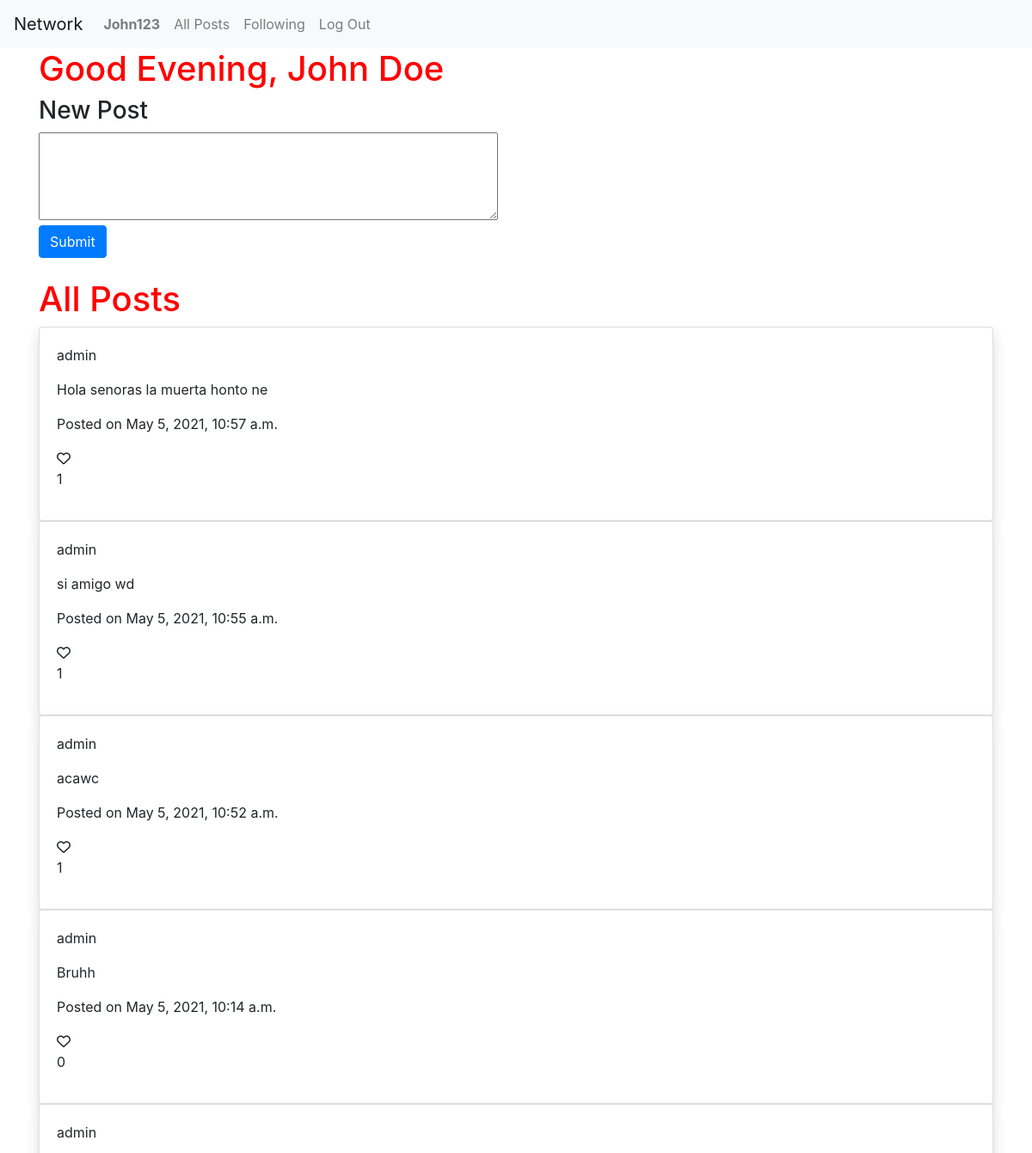
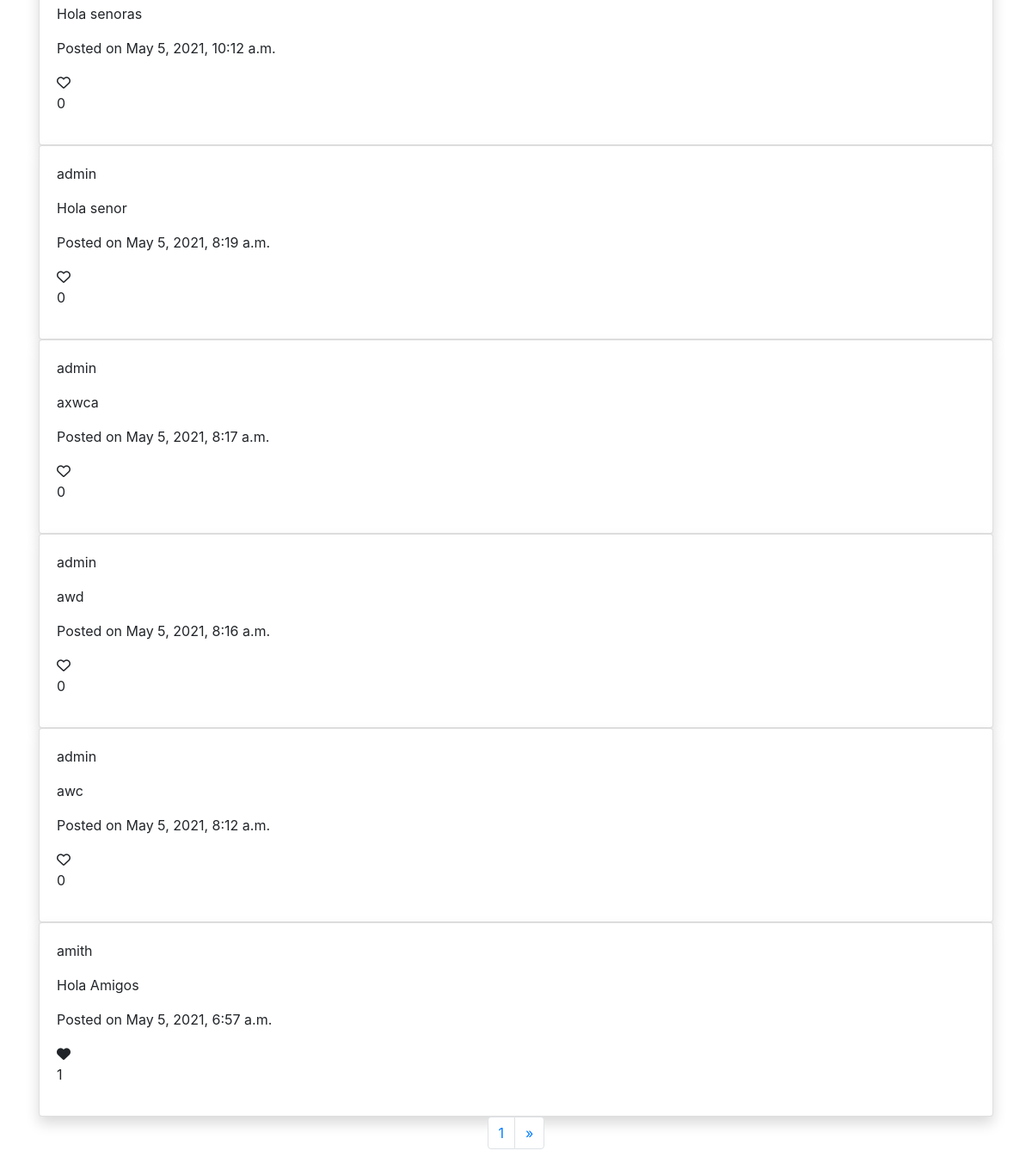
The app's page / (signed in) with its own data (2 pictures, top to bottom).
### network/models.py (models this page shows, shortened)
class User(AbstractUser):
    pass

class Post(models.Model):
    body = models.CharField(max_length=300, blank=True)
    user = models.ForeignKey(User, on_delete=models.CASCADE)
    timestamp = models.DateTimeField(auto_now_add=True)
    likes = models.ManyToManyField(User, blank=True, related_name="liked_user")

### network/views.py (the view)
# urls.py: path("", views.index, name="index"),
def index(request):
    page_posts = Paginator(Post.objects.all(), 10)
    page_number = request.GET.get("page")
    if page_number != None:
        try:
            required_page = page_posts.page(page_number)
        except:
            required_page = page_posts.page(1)
    else:
        required_page = page_posts.page(1)
    return render(request, "network/index.html", {
        "posts": required_page
    })

### network/templates/network/index.html (shortened to what this page needs)
{% extends "network/layout.html" %}
{% load static %}
{% block body %}
<div class="container">
    <h1>Good Evening, {{ user.get_full_name }}</h1>
    <h3>New Post</h3>
    <textarea id="newPostBody" rows="4" cols="50" name="postbody"></textarea>
    <div>
        <button id="newPostBtn" class="btn btn-primary" type="submit">Submit</button>
    </div>
    <br>
    <h1>All Posts</h1>
    <div id="content">
        {% for post in posts reversed %}
        <div id="post-{{ post.id }}" class="card shadow">
            <div class="card-body">
                <p>{{post.user.username}}</p>
                <p>{{post.body}}</p>
                <p>Posted on {{ post.timestamp }}</p>
                {% if user in post.likes.all %}
                    <i class="fas fa-heart" data-id="{{ post.id }}"></i>
                    <p id="like-counter-{{ post.id }}" >{{ post.likes.count }}</p>
                {% else %}
                    <i class="far fa-heart" data-id="{{ post.id }}"></i>
                    <p id="like-counter-{{ post.id }}" >{{ post.likes.count }}</p>
                {% endif %}
            </div>
        </div>
        {% endfor %}
    </div>
</div>
<nav aria-label="Page navigation example">
    <ul class="pagination justify-content-center">
      <li class="page-item"><a class="page-link" href="#">{{ posts.number }}</a></li>
      {% if posts.has_next %}
      <li class="page-item">
        <a class="page-link" href="?page={{ posts.next_page_number }}" aria-label="Next">
          <span aria-hidden="true">&raquo;</span>
        </a>
      </li>
      {% endif %}
    </ul>
  </nav>
{% endblock %}

### network/templates/network/layout.html (shortened to what this page needs)
{% load static %}
<!DOCTYPE html>
<html lang="en">
    <head>
        <link rel="stylesheet" href="https://stackpath.bootstrapcdn.com/bootstrap/4.4.1/css/bootstrap.min.css">
        <link href="{% static 'network/index.css' %}" rel="stylesheet">
    </head>
    <body>
        <nav class="navbar navbar-expand-lg navbar-light bg-light">
            <a class="navbar-brand" href="#">Network</a>
            <div>
              <ul class="navbar-nav mr-auto">
                {% if user.is_authenticated %}
                    <li class="nav-item">
                        <a class="nav-link" href="{% url 'profile' user_id=user.username %}"><strong>{{ user.username }}</strong></a>
                    </li>
                {% endif %}
                <li class="nav-item">
                  <a class="nav-link" href="{% url 'index' %}">All Posts</a>
                </li>
                {% if user.is_authenticated %}
                    <li class="nav-item">
                        <a class="nav-link" href="{% url 'following_page' %}">Following</a>
                    </li>
                    <li class="nav-item">
                        <a class="nav-link" href="{% url 'logout' %}">Log Out</a>
                    </li>
                {% endif %}
              </ul>
            </div>
          </nav>
        <div class="body">
            {% block body %}
            {% endblock %}
        </div>
    </body>
</html>

### network/static/network/index.css (style rules this page uses)
h1 { color: red; }

### records on screen
User: username "John123", get_full_name "John Doe"
Post: user.username "admin", body "Hola senoras la muerta honto ne", timestamp "May 5, 2021, 10:57 a.m.", likes.count "1"
Post: user.username "admin", body "si amigo wd", timestamp "May 5, 2021, 10:55 a.m.", likes.count "1"
Post: user.username "admin", body "acawc", timestamp "May 5, 2021, 10:52 a.m.", likes.count "1"
Post: user.username "admin", body "Bruhh", timestamp "May 5, 2021, 10:14 a.m.", likes.count "0"
Post: user.username "admin", body "Hola senoras", timestamp "May 5, 2021, 10:12 a.m.", likes.count "0"
Post: user.username "admin", body "Hola senor", timestamp "May 5, 2021, 8:19 a.m.", likes.count "0"
Post: user.username "admin", body "axwca", timestamp "May 5, 2021, 8:17 a.m.", likes.count "0"
Post: user.username "admin", body "awd", timestamp "May 5, 2021, 8:16 a.m.", likes.count "0"
Post: user.username "admin", body "awc", timestamp "May 5, 2021, 8:12 a.m.", likes.count "0"
Post: user.username "amith", body "Hola Amigos", timestamp "May 5, 2021, 6:57 a.m.", likes.count "1"

### other values on screen
{{ posts.number }} "1"
